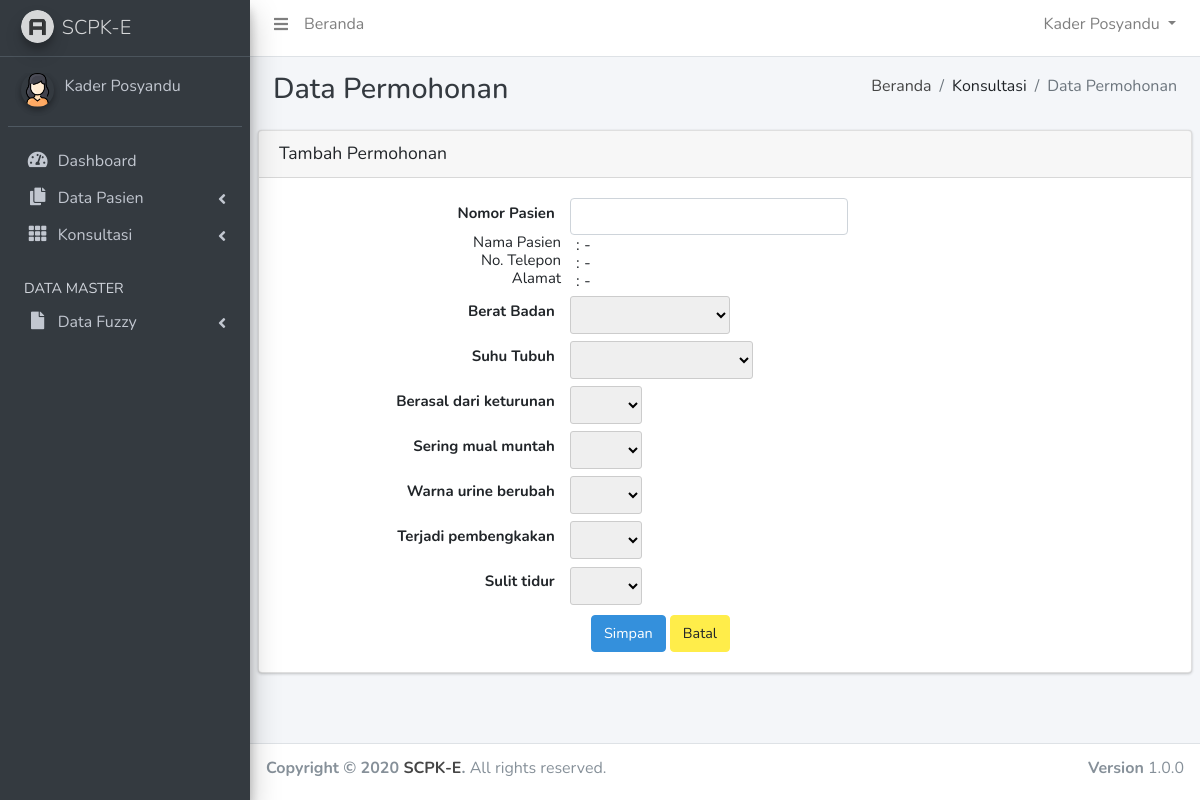
The page /scpk-e/?page=permohonan-input&stat=tambah (signed in) on the database its author committed.
### tables this page shows
CREATE TABLE `variabel` (
  `id_variabel` int(2) NOT NULL,
  `variabel` varchar(30) NOT NULL,
  `sifat` varchar(30) NOT NULL,
  `jenis` int(1) NOT NULL COMMENT '1. Kriteria, 2. Keputusan'
);

### scpk-e/config/koneksi.php (called while the page is built, shortened)
<?php
function querydb($query)
{
	$result=mysql_query($query) or die ("gagal melakukan Query=$query");
	return $result;
}
?>

### scpk-e/input_permohonan.php (the view, shortened to what this page needs)
<?php
$stat	= @$_GET['stat'];
			?>
<div class="content-header">
	<div class="container-fluid">
		<div class="row mb-2">
			<div class="col-sm-6">
				<h1 class="m-0 text-dark" style="margin-bottom: 1px;">Data Permohonan</h1>
			</div>
			<div class="col-sm-6">
				<ol class="breadcrumb float-sm-right">
					<li class="breadcrumb-item"><a href="?page=home">Beranda</a></li>
					<li class="breadcrumb-item">Konsultasi</li>
					<li class="breadcrumb-item active">Data Permohonan</li>
				</ol>
			</div>
		</div>
	</div>
</div>
<section class="content">
	<div class="row">
		<div class="col-12">
			<div class="card">
				<div class="card-header">
					<h2 class="card-title" style="margin-bottom: 1px;"><?php if($stat=="tambah") { echo "Tambah"; } elseif($stat=="ubah") { echo "Ubah"; } ?> Permohonan</h2>
				</div>
				<div class="card-body">
					<?php if($stat=="tambah") { ?>
					<form class="needs-validation" action="?page=permohonan-input&stat=<?php echo $stat; ?>" method="post" enctype="multipart/form-data" name="form1" id="form1" novalidate>
						<div class="form-style-2" >
							<table border="0" cellpadding="0" cellspacing="0">
								<tr>
									<th width="300">
										<a style="margin-left: 160px; font-size: 15px; float: right;">Nomor Pasien</a>
									</th>
									<th width="760">
										<div class="col-md-6">
											<input style="line-height: 3;" type='text' name='no_pasien' id='no_pasien' size='15' minlength='3' maxlength='16' class='form-control required' onkeyup='showRate(this.value);' title='Masukkan dahulu nomor nasabah'>
										</div>
									</th>
								</tr>
								<tr>
									<td colspan="2">
										<div id="txtHint">
											<table class="tabel_dalam">
												<tr>
													<td width="300">
														<a style="margin-left: 160px; font-size: 15px; float: right;">Nama Pasien</a>
													</td>
													<td width="760">
														<div class="col-md-6">
															: - <input type='hidden' name='id_pasien' class='form-control required' title=' [ Belum ada data Nasabah Terpilih. ]'>
														</div>
													</td>
												</tr>
												<tr>
													<td>
														<a style="margin-left: 160px; font-size: 15px; float: right;">No. Telepon</a>
													</td>
													<td>
														<div class="col-md-6">
															: -
														</div>
													</td>
												</tr>
												<tr>
													<td><a style="margin-left: 160px; font-size: 15px; float: right;">Alamat</a></td>
													<td>
														<div class="col-md-6">
															: -
														</div>
													</td>
												</tr>
											</table>
										</div>
									</td>
								</tr>
									<?php
										$q_var=querydb("SELECT id_variabel, variabel FROM variabel WHERE jenis=1 ORDER BY id_variabel ASC");
										while($d_var=mysql_fetch_assoc($q_var)) {
									?>
								<tr>
									<th width="300">
										<a style="font-size: 15px; margin-top: 15px; float: right;"><?php echo $d_var['variabel']; ?></a>
									</th>
									<td width="760">
										<div class="col-md-6">
											<select name="bobot[]" class="input-field" style="padding:6px 5px; border:1px solid #CCC; border-radius:3px;" required>
												<option value=""> </option>
												<?php
													$q_par=querydb("SELECT id_variabel_parameter, parameter, bobot FROM bobot WHERE id_variabel=".$d_var['id_variabel']." ORDER BY id_variabel_parameter ASC");
													while($d_par=mysql_fetch_assoc($q_par)) {
												?>
												<option value="<?php echo $d_par['id_variabel_parameter']."+".$d_par['bobot']; ?>"><?php echo $d_par['parameter']; ?></option>
												<?php } ?>
											</select>
										</div>
								</tr>
								<?php } ?>
								<tr>
									<td colspan="2">
										<div class="col-md-4" style="margin-left: 297px; margin-top: 10px;">
											<input type="submit" value="Simpan" class="btn btn-primary" name="stat_simpan"/>
											<input type='button' class="btn btn-warning" onclick="window.history.back();" value="Batal">
										</div>
									</td>
								</tr>
							</table>
						</div>
					</form>
					<?php } ?>
				</div>
			</div>
		</div>
	</div>
</section>

### scpk-e/input_permohonan.php (style rules this page uses)
table.tabel_dalam { border-collapse:collapse; border:0px; padding:0px; }
table.tabel_dalam tr { border:0px; }
table.tabel_dalam tr td { border:0px; }

### rows shown on the page
variabel: variabel "Berat Badan"
variabel: variabel "Suhu Tubuh"
variabel: variabel "Berasal dari keturunan"
variabel: variabel "Sering mual muntah"
variabel: variabel "Warna urine berubah"
variabel: variabel "Terjadi pembengkakan"
variabel: variabel "Sulit tidur"
